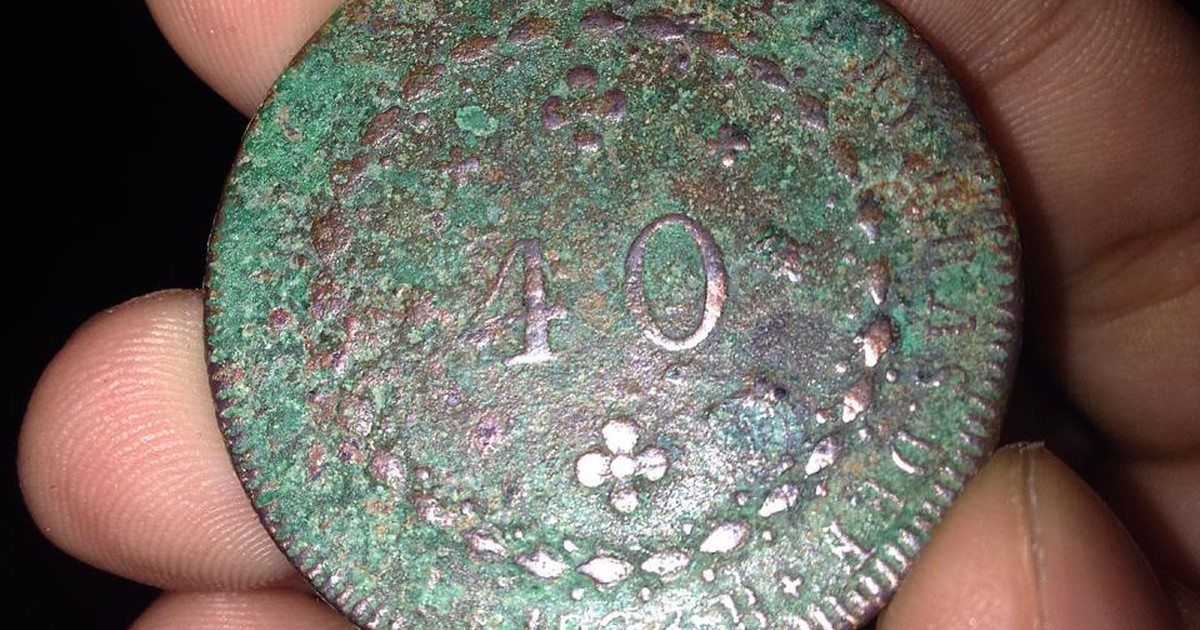
#> input picture Prova1/MOEDA_VALIOSA.jpg, 1200 x 630 px
$ python questao2.py
#> lines starting #> are read from the running program, lines starting #| are printed output that depends on the picture; after the words box and inside, x2 and y2 are one past the last pixel; in counts of white or black regions, pixels touching at a corner belong together
import cv2
import numpy as np

img = cv2.imread("MOEDA_VALIOSA.jpg")
#> img is the input picture: shape (630, 1200, 3); mean B, G, R 97.3, 106.2, 113.3
img = cv2.medianBlur(img, 5)

lower_green = np.array([120, 180, 100])
upper_green = np.array([140, 200, 120])

#Identificar escrita
edge_canny = cv2.Canny(img, 120, 240)
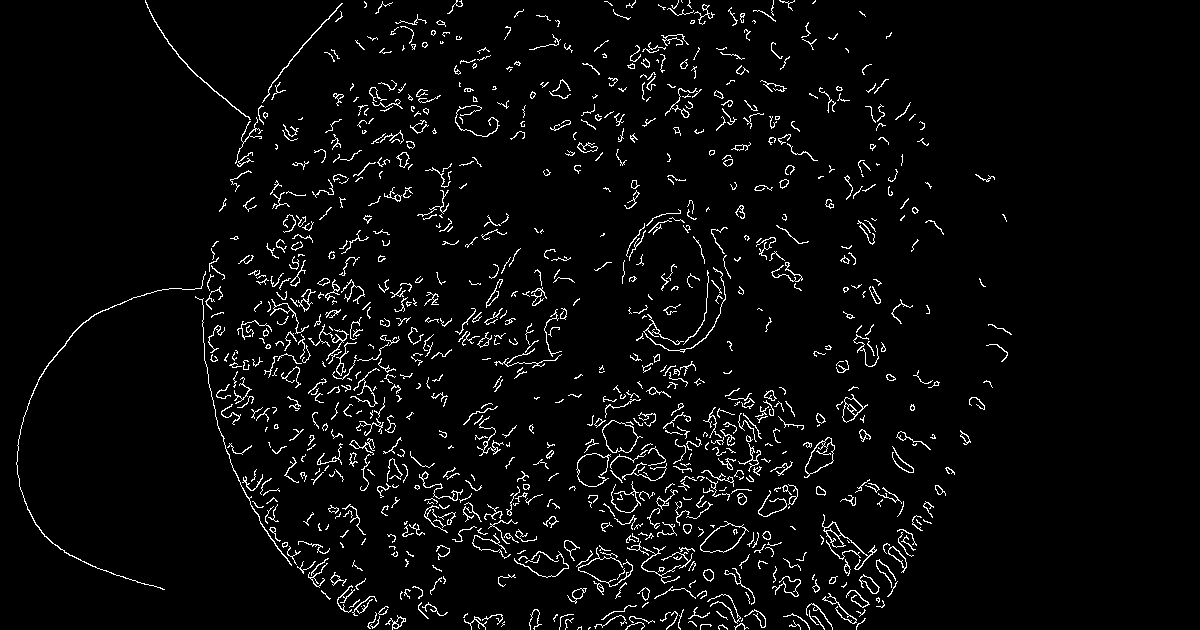
#> edge_canny: shape (630, 1200); 4% white in thin lines or dots, all inside (x1, y1, x2, y2) = (16, 0, 1012, 630)

#K-means
K = 5
Z = img.reshape((-1, 3))
Z = np.float32(Z)
criteria = (cv2.TERM_CRITERIA_EPS + cv2.TERM_CRITERIA_MAX_ITER, 10, 1.0)
ret, label, center = cv2.kmeans(Z, K, None, criteria, 10, cv2.KMEANS_RANDOM_CENTERS)
#> ret = 779763802.1; center = [[55.34, 66.28, 90.58], [102.4, 115.1, 110.1], [8.25, 7.41, 13.6], [141, 151.1, 157.4], [193.4, 198.6, 212.1]]
center = np.uint8(center)
#> center = [[55, 66, 90], [102, 115, 110], [8, 7, 13], [141, 151, 157], [193, 198, 212]]

res = center[label.flatten()]
res = res.reshape((img.shape))
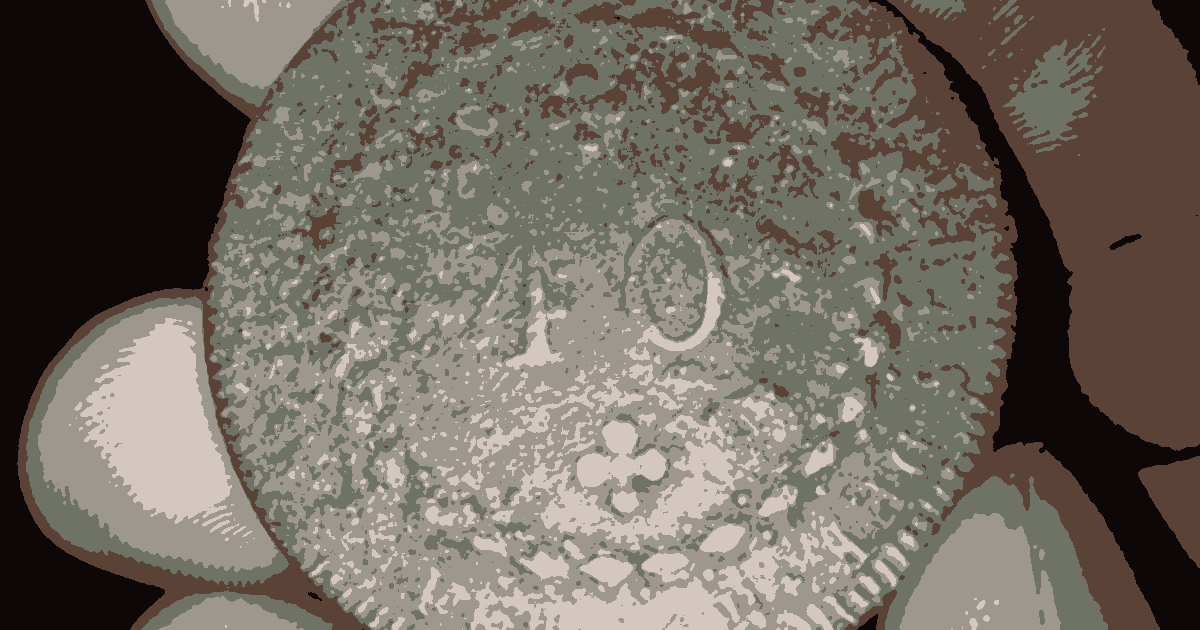
#> res: shape (630, 1200, 3); mean B, G, R 96.3, 105.2, 112.2

cv2.imshow("Apenas tons de cinza", res)
cv2.imshow("Tentando Identificar escrita", edge_canny)
cv2.waitKey()
